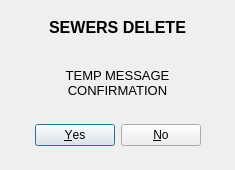
<?xml version="1.0" encoding="UTF-8"?>
<ui version="4.0">
 <class>sewersDeleteDialog</class>
 <widget class="QDialog" name="sewersDeleteDialog">
  <property name="geometry">
   <rect>
    <x>0</x>
    <y>0</y>
    <width>235</width>
    <height>170</height>
   </rect>
  </property>
  <property name="minimumSize">
   <size>
    <width>235</width>
    <height>170</height>
   </size>
  </property>
  <property name="maximumSize">
   <size>
    <width>235</width>
    <height>170</height>
   </size>
  </property>
  <property name="windowTitle">
   <string>Sewers Delete</string>
  </property>
  <property name="windowIcon">
   <iconset>
    <normaloff>../sewersIcon.ico</normaloff>../sewersIcon.ico</iconset>
  </property>
  <layout class="QVBoxLayout" name="verticalLayout" stretch="0,0,1">
   <property name="spacing">
    <number>10</number>
   </property>
   <property name="leftMargin">
    <number>20</number>
   </property>
   <property name="topMargin">
    <number>10</number>
   </property>
   <property name="rightMargin">
    <number>20</number>
   </property>
   <property name="bottomMargin">
    <number>20</number>
   </property>
   <item>
    <widget class="QLabel" name="sewersDeleteTitleLabel">
     <property name="sizePolicy">
      <sizepolicy hsizetype="Minimum" vsizetype="Minimum">
       <horstretch>0</horstretch>
       <verstretch>0</verstretch>
      </sizepolicy>
     </property>
     <property name="minimumSize">
      <size>
       <width>195</width>
       <height>35</height>
      </size>
     </property>
     <property name="maximumSize">
      <size>
       <width>195</width>
       <height>35</height>
      </size>
     </property>
     <property name="font">
      <font>
       <pointsize>12</pointsize>
       <bold>true</bold>
      </font>
     </property>
     <property name="text">
      <string>SEWERS DELETE</string>
     </property>
     <property name="alignment">
      <set>Qt::AlignCenter</set>
     </property>
    </widget>
   </item>
   <item>
    <widget class="QLabel" name="sewersDeleteTextLabel">
     <property name="font">
      <font>
       <pointsize>10</pointsize>
      </font>
     </property>
     <property name="text">
      <string>TEMP MESSAGE CONFIRMATION</string>
     </property>
     <property name="alignment">
      <set>Qt::AlignCenter</set>
     </property>
     <property name="wordWrap">
      <bool>true</bool>
     </property>
    </widget>
   </item>
   <item>
    <widget class="QDialogButtonBox" name="sewersDeleteButtonBox">
     <property name="minimumSize">
      <size>
       <width>0</width>
       <height>30</height>
      </size>
     </property>
     <property name="orientation">
      <enum>Qt::Horizontal</enum>
     </property>
     <property name="standardButtons">
      <set>QDialogButtonBox::No|QDialogButtonBox::Yes</set>
     </property>
     <property name="centerButtons">
      <bool>true</bool>
     </property>
    </widget>
   </item>
  </layout>
 </widget>
 <resources/>
 <connections>
  <connection>
   <sender>sewersDeleteButtonBox</sender>
   <signal>accepted()</signal>
   <receiver>sewersDeleteDialog</receiver>
   <slot>accept()</slot>
   <hints>
    <hint type="sourcelabel">
     <x>248</x>
     <y>254</y>
    </hint>
    <hint type="destinationlabel">
     <x>157</x>
     <y>274</y>
    </hint>
   </hints>
  </connection>
  <connection>
   <sender>sewersDeleteButtonBox</sender>
   <signal>rejected()</signal>
   <receiver>sewersDeleteDialog</receiver>
   <slot>reject()</slot>
   <hints>
    <hint type="sourcelabel">
     <x>316</x>
     <y>260</y>
    </hint>
    <hint type="destinationlabel">
     <x>286</x>
     <y>274</y>
    </hint>
   </hints>
  </connection>
 </connections>
</ui>
